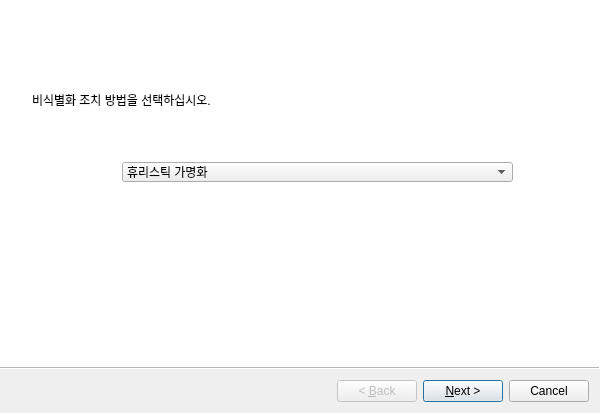
<?xml version="1.0" encoding="UTF-8"?>
<ui version="4.0">
 <class>Wizard</class>
 <widget class="QWizard" name="Wizard">
  <property name="geometry">
   <rect>
    <x>0</x>
    <y>0</y>
    <width>600</width>
    <height>413</height>
   </rect>
  </property>
  <property name="windowTitle">
   <string>레벨</string>
  </property>
  <property name="wizardStyle">
   <enum>QWizard::ModernStyle</enum>
  </property>
  <widget class="QWizardPage" name="wizardPage1">
   <widget class="QLabel" name="label">
    <property name="geometry">
     <rect>
      <x>30</x>
      <y>90</y>
      <width>201</width>
      <height>16</height>
     </rect>
    </property>
    <property name="text">
     <string>비식별화 조치 방법을 선택하십시오.</string>
    </property>
   </widget>
   <widget class="QComboBox" name="comboBox">
    <property name="geometry">
     <rect>
      <x>120</x>
      <y>160</y>
      <width>391</width>
      <height>20</height>
     </rect>
    </property>
    <item>
     <property name="text">
      <string>휴리스틱 가명화</string>
     </property>
    </item>
    <item>
     <property name="text">
      <string>암호화</string>
     </property>
    </item>
    <item>
     <property name="text">
      <string>교환</string>
     </property>
    </item>
    <item>
     <property name="text">
      <string>전체 총계</string>
     </property>
    </item>
    <item>
     <property name="text">
      <string>부분 총계</string>
     </property>
    </item>
    <item>
     <property name="text">
      <string>올림/내림</string>
     </property>
    </item>
    <item>
     <property name="text">
      <string>재배열</string>
     </property>
    </item>
    <item>
     <property name="text">
      <string>삭제</string>
     </property>
    </item>
    <item>
     <property name="text">
      <string>랜덤 라운딩</string>
     </property>
    </item>
    <item>
     <property name="text">
      <string>범위 조정</string>
     </property>
    </item>
    <item>
     <property name="text">
      <string>제어 라운딩</string>
     </property>
    </item>
    <item>
     <property name="text">
      <string>새 항목</string>
     </property>
    </item>
    <item>
     <property name="text">
      <string>임의 잡음 추가</string>
     </property>
    </item>
    <item>
     <property name="text">
      <string>공백과 대체</string>
     </property>
    </item>
    <item>
     <property name="text">
      <string/>
     </property>
    </item>
   </widget>
  </widget>
  <widget class="QWizardPage" name="wizardPage2">
   <widget class="QRadioButton" name="radioButton">
    <property name="geometry">
     <rect>
      <x>130</x>
      <y>130</y>
      <width>131</width>
      <height>16</height>
     </rect>
    </property>
    <property name="text">
     <string>한국 성씨 비율 적용</string>
    </property>
   </widget>
   <widget class="QRadioButton" name="radioButton_2">
    <property name="geometry">
     <rect>
      <x>130</x>
      <y>150</y>
      <width>131</width>
      <height>16</height>
     </rect>
    </property>
    <property name="text">
     <string>균일 비율</string>
    </property>
   </widget>
   <widget class="QLabel" name="label_2">
    <property name="geometry">
     <rect>
      <x>60</x>
      <y>110</y>
      <width>56</width>
      <height>12</height>
     </rect>
    </property>
    <property name="text">
     <string>성씨 비율</string>
    </property>
   </widget>
   <widget class="QLabel" name="label_3">
    <property name="geometry">
     <rect>
      <x>10</x>
      <y>20</y>
      <width>101</width>
      <height>16</height>
     </rect>
    </property>
    <property name="font">
     <font>
      <family>Agency FB</family>
      <weight>75</weight>
      <bold>true</bold>
     </font>
    </property>
    <property name="text">
     <string>휴리스틱 가명화</string>
    </property>
   </widget>
  </widget>
 </widget>
 <resources/>
 <connections/>
</ui>
